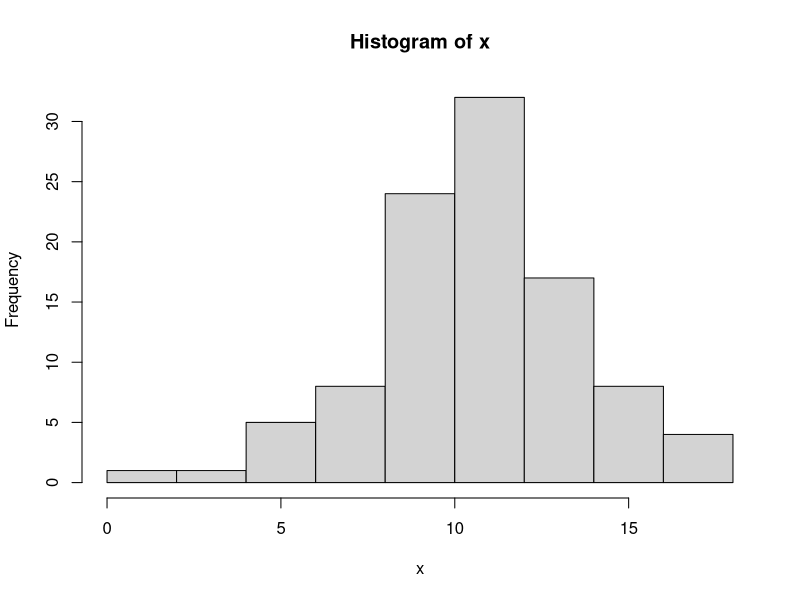
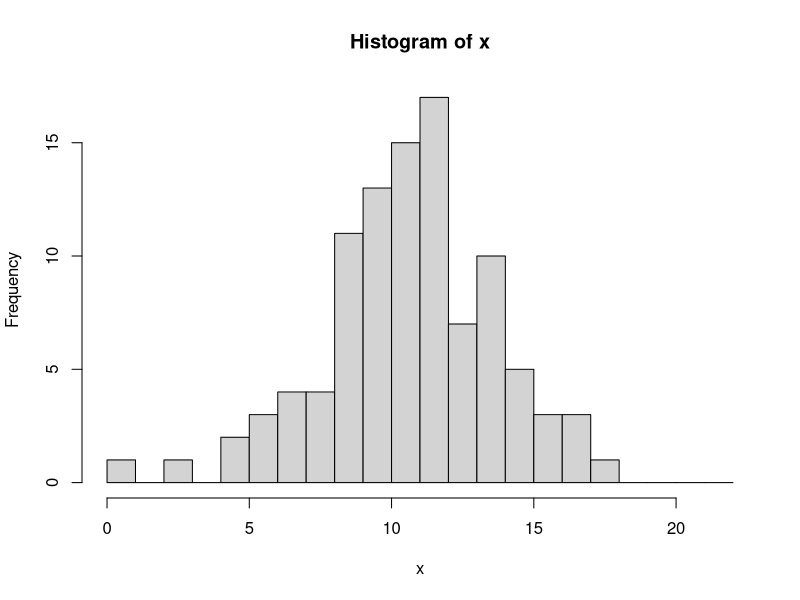
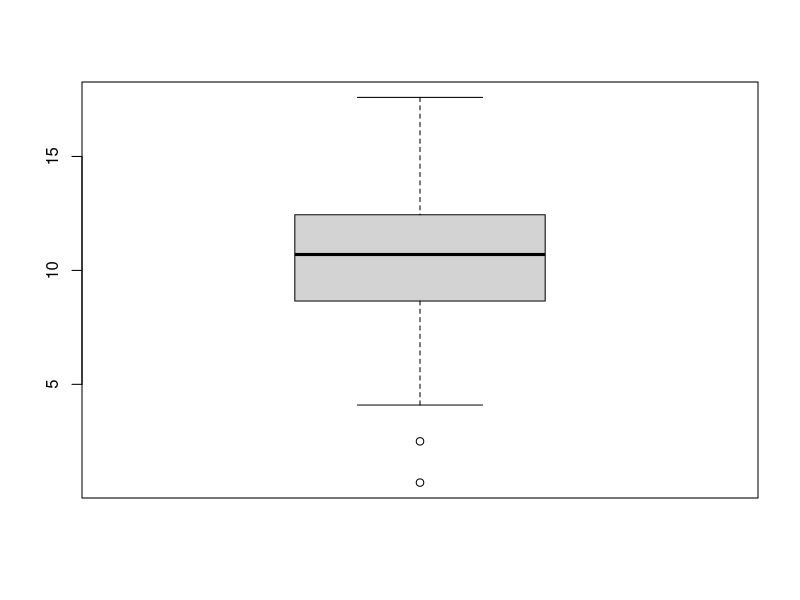
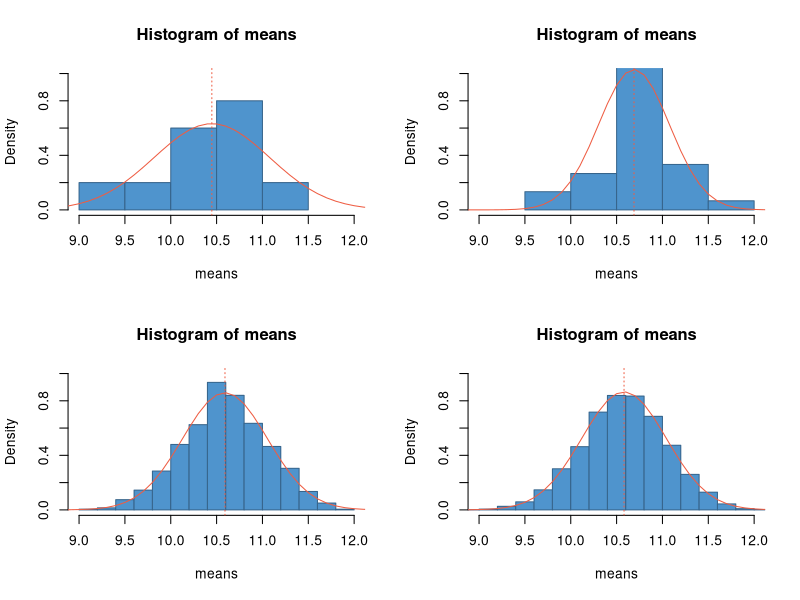

The R script that drew these images, in order:
# Generate 100 data points from the normal distribution with a mean of 10.6
# and a standard deviation of 2.9.
x <- rnorm(100, 10.6, 2.9)

# Summarize the data (numerically).
mean(x)
sd(x)

range(x)
summary(x)

# Summarize the data (graphically).
hist(x)
hist(x, breaks=0:22)

boxplot(x)

# Develop a sampling experiment that will take n samples of size sample.size and
# plot it on a histogram.
do.experiment <- function(n, sample.size=30) {
  
  means <- numeric(n)
  
  for (i in 1:n) {
    means[i] <- mean(sample(x, size=sample.size))
  }
  
  hist(means, xlim=c(9, 12), ylim=c(0, 1), freq=FALSE,
       col="steelblue3", border="steelblue4")
  
  # Add a normal distribution curve.
  x <- seq(5, 16, by=0.1)
  y <- dnorm(x, mean=mean(means), sd=sd(means))
  lines(x, y, col="tomato2")
  
  # Add a mean line.
  abline(v=mean(means), lty=3, col="tomato2")
  
}

# Run the experiment with different numbers of samples.
par(mfrow=c(2, 2))
do.experiment(10)
do.experiment(30)
do.experiment(1000)
do.experiment(10000)

